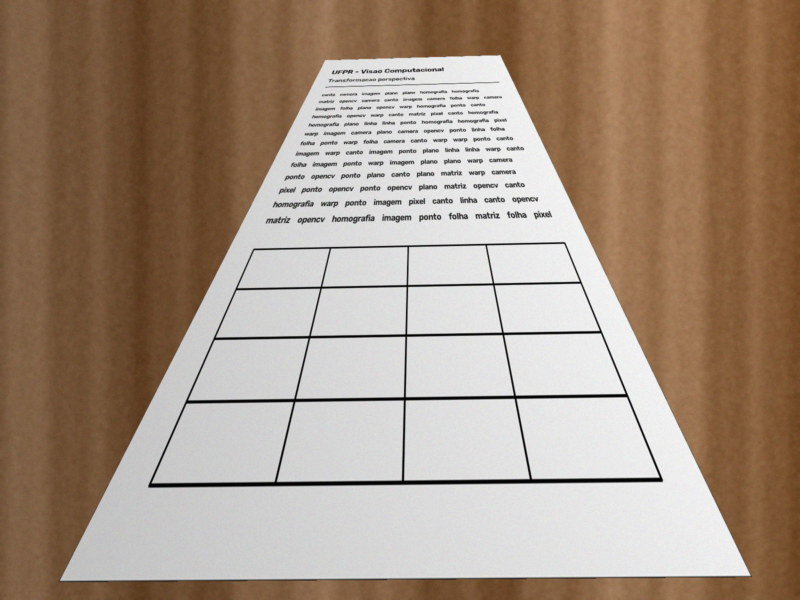
#> input picture dados/forte_perspectiva.jpg, 1600 x 1200 px (shown at 1/2 size)
$ python -i scanner.py   (imports and definitions only)
#> lines starting #> are read from the running program, lines starting #| are printed output that depends on the picture; after the words box and inside, x2 and y2 are one past the last pixel; in counts of white or black regions, pixels touching at a corner belong together
#> further down, picture is the input picture: shape (1200, 1600, 3); mean B, G, R 130.9, 147.5, 166.4
import argparse
import os

import cv2
import numpy as np

LARGURA_DETECCAO = 800


def ordenar_cantos(pts):
    pts = np.float32(pts).reshape(4, 2)
    # sup-esq tem menor x+y, inf-dir maior x+y; sup-dir tem menor y-x, inf-esq maior y-x
    soma = pts.sum(axis=1)
    dif = np.diff(pts, axis=1).ravel()
    return pts[[np.argmin(soma), np.argmin(dif), np.argmax(soma), np.argmax(dif)]]


def detectar_cantos(img, etapas=None, refinar=True):
#> called with refinar = True
    escala = LARGURA_DETECCAO / img.shape[1]
#> escala = 0.5
    peq = cv2.resize(img, None, fx=escala, fy=escala, interpolation=cv2.INTER_AREA)
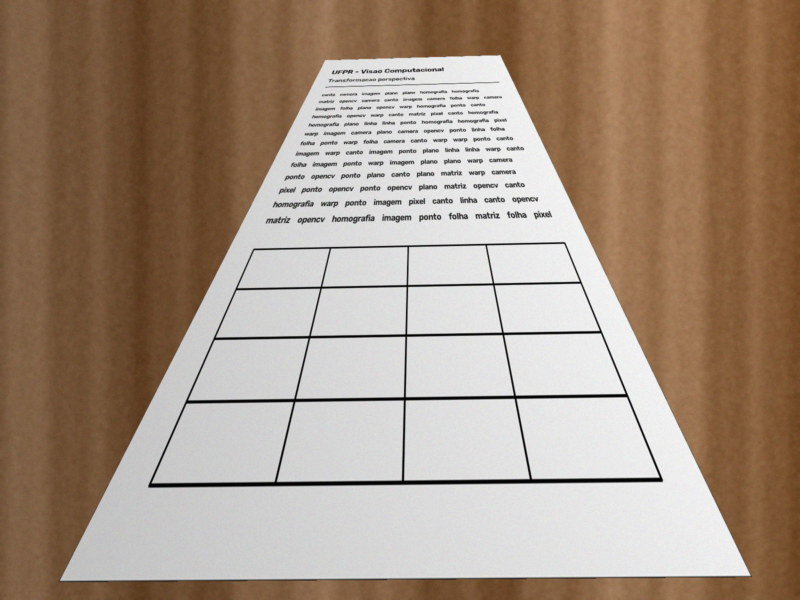
#> peq: shape (600, 800, 3); mean B, G, R 131.1, 147.7, 166.6

    cinza = cv2.GaussianBlur(cv2.cvtColor(peq, cv2.COLOR_BGR2GRAY), (5, 5), 0)
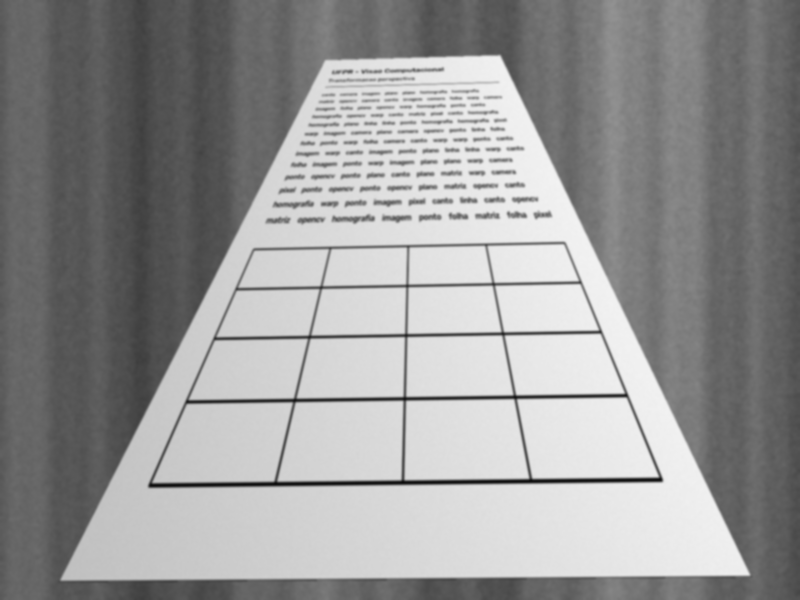
#> cinza: shape (600, 800); min 11, max 242, mean 151.4
    # fechamento apaga o texto escuro e deixa a folha como uma região clara uniforme
    kernel = cv2.getStructuringElement(cv2.MORPH_RECT, (9, 9))
    cinza = cv2.morphologyEx(cinza, cv2.MORPH_CLOSE, kernel, iterations=2)
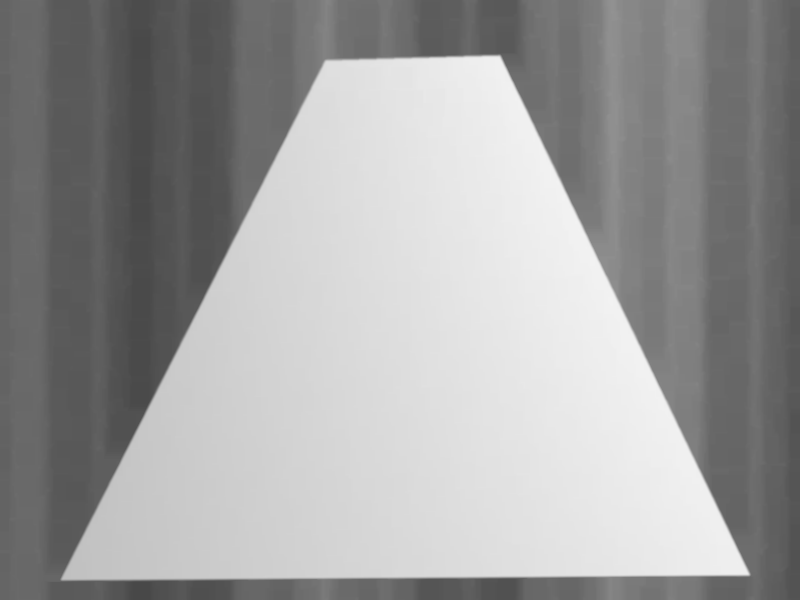
#> cinza: shape (600, 800); min 72, max 242, mean 158.4

    v = np.median(cinza)
#> v = 133
    bordas = cv2.Canny(cinza, int(0.66 * v), int(min(255, 1.33 * v)))
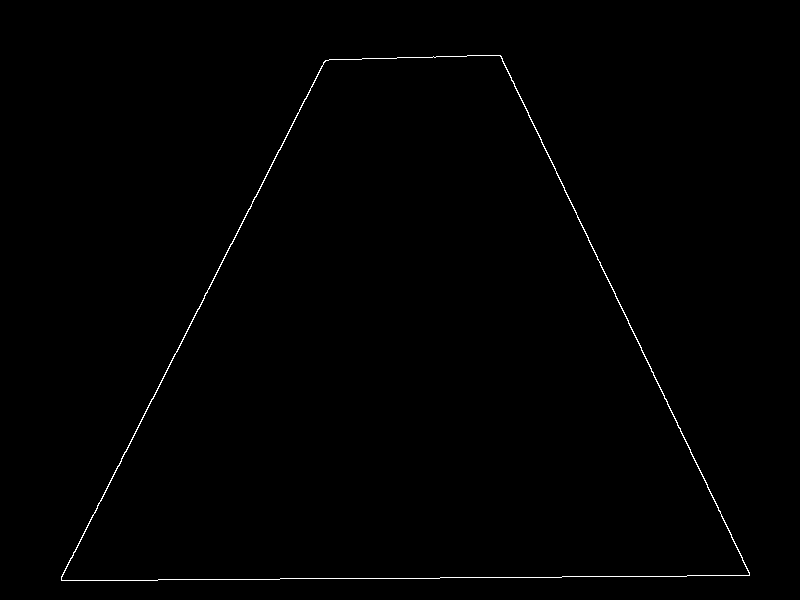
#> bordas: shape (600, 800); 0.5% white in thin lines or dots, all inside (x1, y1, x2, y2) = (61, 55, 750, 581)
    bordas = cv2.dilate(bordas, np.ones((3, 3), np.uint8))
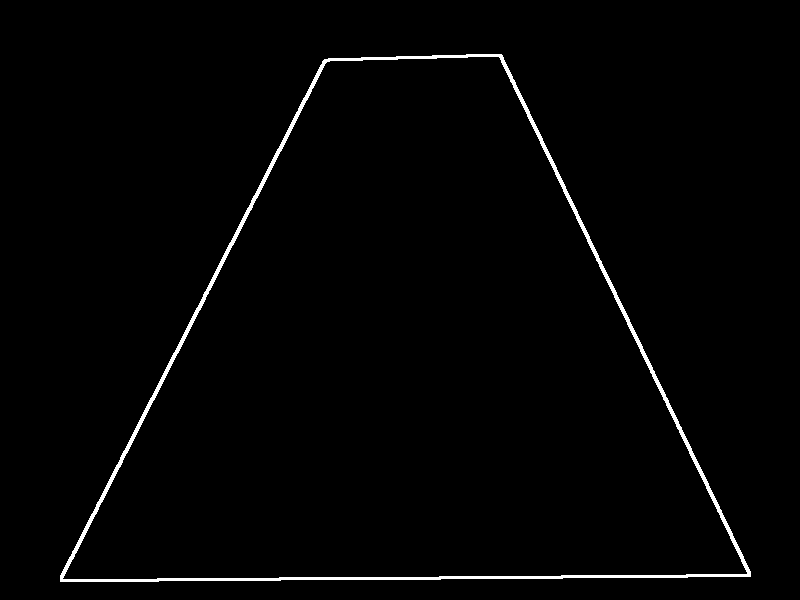
#> bordas: shape (600, 800); 1.5% white; 1 white region

    contornos, _ = cv2.findContours(bordas, cv2.RETR_LIST, cv2.CHAIN_APPROX_SIMPLE)
#> contornos = 2 contours; box (x1, y1, x2, y2) and area: (60, 54, 751, 582) 227876, (62, 56, 748, 580) 222518
    contornos = sorted(contornos, key=cv2.contourArea, reverse=True)[:10]

    quad = None
    for c in contornos:
        if cv2.contourArea(c) < 0.1 * cinza.size:
            break
        aprox = cv2.approxPolyDP(c, 0.02 * cv2.arcLength(c, True), True)
        if len(aprox) == 4 and cv2.isContourConvex(aprox):
            quad = aprox
            break
#> this loop made 1 pass
#> quad on pass 1: [[750, 571], [466, 54], [322, 61], [60, 581]]

    cantos = ordenar_cantos(quad) if quad is not None else cantos_por_retas(bordas)
#> in ordenar_cantos, `pts = np.float32(pts).reshape(4, 2)`: pts = [[750, 571], [466, 54], [322, 61], [60, 581]]
#> in ordenar_cantos, `soma = pts.sum(axis=1)`: soma = [1321, 520, 383, 641]
#> in ordenar_cantos, `dif = np.diff(pts, axis=1).ravel()`: dif = [-179, -412, -261, 521]
#> cantos = [[322, 61], [466, 54], [750, 571], [60, 581]]

    if etapas is not None:
        vis = peq.copy()
        if cantos is not None:
            cv2.polylines(vis, [np.int32(cantos)], True, (0, 255, 0), 3)
        etapas.update(cinza=cinza, bordas=bordas, contorno=vis)

    if cantos is None:
        return None
    cantos = cantos / escala
#> cantos = [[644, 122], [932, 108], [1500, 1142], [120, 1162]]
    return refinar_cantos(img, cantos) if refinar else cantos


def reta(x1, y1, x2, y2):
    return np.cross([x1, y1, 1.0], [x2, y2, 1.0])


# [22 lines left out: function cantos_por_retas, not called in this run]


def refinar_cantos(img, cantos, faixa=12):
#> called with cantos = array of shape (4, 2), faixa = 12
    cinza = cv2.GaussianBlur(cv2.cvtColor(img, cv2.COLOR_BGR2GRAY), (5, 5), 0)
#> cinza: shape (1200, 1600)
    cinza = cv2.morphologyEx(cinza, cv2.MORPH_CLOSE, np.ones((15, 15), np.uint8))
    ys, xs = np.nonzero(cv2.Canny(cinza, 30, 90))
#> ys = 4793 values from 110 to 1161; xs = 4793 values, max 1500 at index 3396, min 120 at index 4447, mean 813.7
    pts = np.float32(np.column_stack([xs, ys]))
#> pts = 4793 pairs, first value 120 to 1500, second value 110 to 1161

    retas = []
    for i in range(4):
        p, q = cantos[i], cantos[(i + 1) % 4]
        comp = np.linalg.norm(q - p)
        d = (q - p) / comp
        n = np.array([-d[1], d[0]])
        # pixels de borda perto do lado p-q, ignorando 10% em cada ponta (região dos cantos)
        t = (pts - p) @ d / comp
        perto = pts[(np.abs((pts - p) @ n) < faixa) & (t > 0.1) & (t < 0.9)]
        if len(perto) < 20:
            return cantos
        vx, vy, x0, y0 = cv2.fitLine(perto, cv2.DIST_HUBER, 0, 0.01, 0.01).ravel()
        # reta homogênea que passa por dois pontos = produto vetorial deles
        retas.append(reta(x0, y0, x0 + vx, y0 + vy))
#> this loop made 4 passes
#> (p, q, comp, d, n, vx, vy, x0) on passes 1 to 4: ([644, 122], [932, 108], 288.3, [0.999, -0.0486], [0.0486, 0.999], 1, -0.029, 826.9), ([932, 108], [1500, 1142], 1179.7, [0.481, 0.876], [-0.876, 0.481], 0.436, 0.9, 1410.2), ([1500, 1142], [120, 1162], 1380.1, [-1, 0.0145], [-0.0145, -1], 1, -0.00735, 810.5), ([120, 1162], [644, 122], 1164.5, [0.45, -0.893], [0.893, 0.45], 0.454, -0.891, 383.1)
#> after the loop, retas = [[0.029, 1, -138.5], [-0.9, 0.436, 849.7], [0.00732, 1, -1162], [0.891, 0.454, -633.6]]

    # canto i = interseção do lado i-1 com o lado i (produto vetorial das retas)
    novos = [np.cross(retas[i - 1], retas[i]) for i in range(4)]
#> novos = [[570.4, 105, 0.877], [909.7, 100, 0.912], [-1356, -1039.6, -0.903], [-105.7, -1030.5, -0.888]]
    novos = np.float32([x[:2] / x[2] for x in novos])
#> novos = [[650.1, 119.7], [997.1, 109.7], [1501.3, 1151], [119.1, 1161.1]]
    if np.abs(novos - cantos).max() > 0.1 * max(img.shape[:2]):
        return cantos
    return novos


# [84 lines left out: functions selecionar_cantos_manual, homografia_dlt, retificar, efeito_scanner, main, not called in this run]


# [2 lines not run here, left out]

>>> import cv2
>>> picture = cv2.imread('dados/forte_perspectiva.jpg')
>>> result = detectar_cantos(picture)
#> result has the same summary as novos in refinar_cantos

$ run again, on dados/inclinada_lateral.jpg
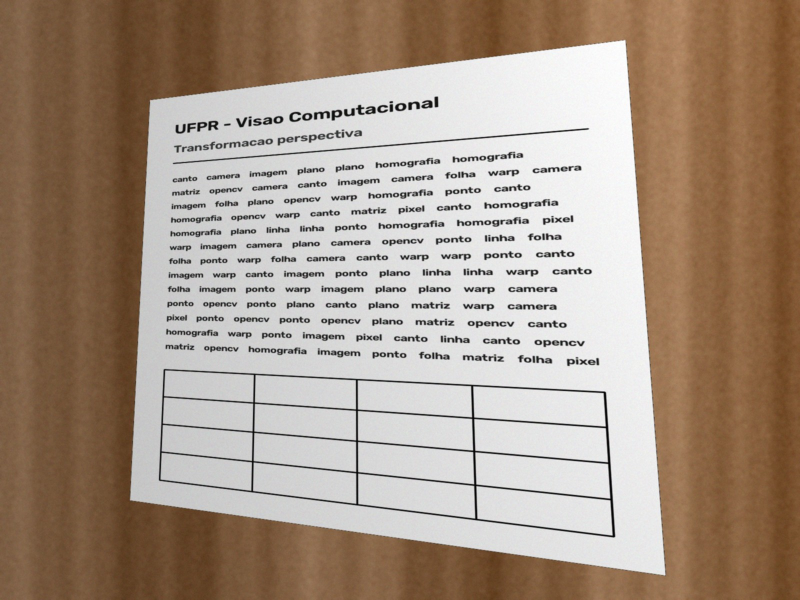
#> input picture dados/inclinada_lateral.jpg, 1600 x 1200 px (shown at 1/2 size)
#> picture is the input picture: shape (1200, 1600, 3); mean B, G, R 133.5, 149.3, 167.3
#> in detectar_cantos, `cinza = cv2.morphologyEx(cinza, cv2.MORPH_CLOSE, kernel, iterations=2)`:
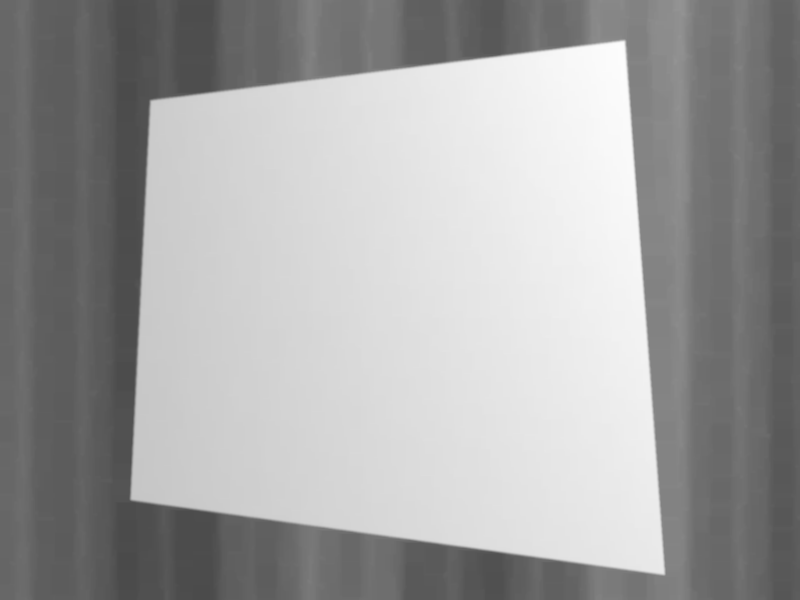
#> cinza: shape (600, 800); min 74, max 253, mean 161.9
#> v = 140
#> in detectar_cantos, `bordas = cv2.dilate(bordas, np.ones((3, 3), np.uint8))`:
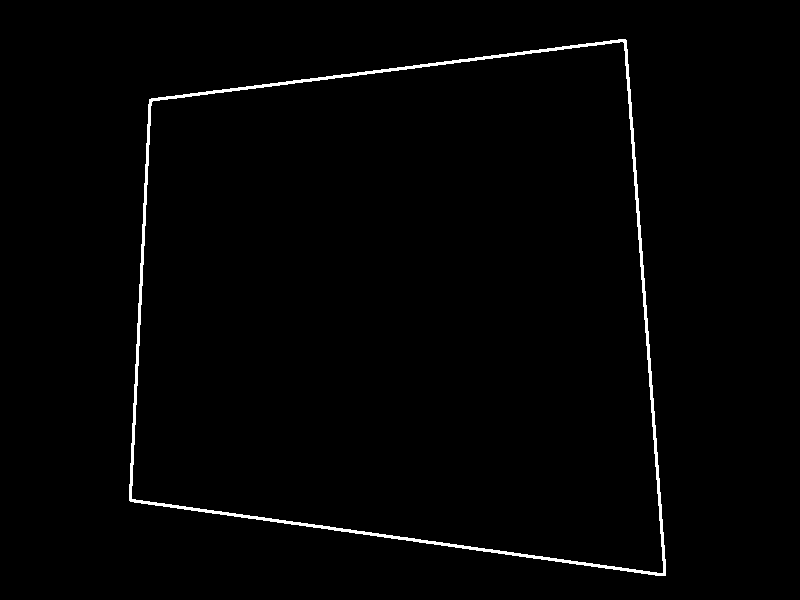
#> bordas: shape (600, 800); 1.3% white; 1 white region
#> contornos = 2 contours; box (x1, y1, x2, y2) and area: (129, 39, 666, 576) 238170, (131, 41, 664, 574) 233896
#> the loop in detectar_cantos, `for c in contornos:` made 1 pass
#> quad on pass 1: [[626, 40], [149, 99], [129, 500], [665, 575]]
#> in ordenar_cantos, `pts = np.float32(pts).reshape(4, 2)`: pts = [[626, 40], [149, 99], [129, 500], [665, 575]]
#> soma = [666, 248, 629, 1240]
#> dif = [-586, -50, 371, -90]
#> in detectar_cantos, `cantos = ordenar_cantos(quad) if quad is not None else cantos_por_reta..`: cantos = [[149, 99], [626, 40], [665, 575], [129, 500]]
#> in detectar_cantos, `cantos = cantos / escala`: cantos = [[298, 198], [1252, 80], [1330, 1150], [258, 1000]]
#> ys = 4110 values from 80 to 1150; xs = 4110 values, max 1330 at index 4064, min 260 at index 2866, mean 814.8
#> in refinar_cantos, `pts = np.float32(np.column_stack([xs, ys]))`: pts = 4110 pairs, first value 260 to 1330, second value 80 to 1150
#> the loop in refinar_cantos, `for i in range(4):` made 4 passes
#> (p, q, comp, d, n, vx, vy, x0) on passes 1 to 4: ([298, 198], [1252, 80], 961.3, [0.992, -0.123], [0.123, 0.992], 0.992, -0.125, 775), ([1252, 80], [1330, 1150], 1072.8, [0.0727, 0.997], [-0.997, 0.0727], 0.0741, 0.997, 1290.3), ([1330, 1150], [258, 1000], 1082.4, [-0.99, -0.139], [0.139, -0.99], 0.99, 0.139, 794), ([258, 1000], [298, 198], 803, [0.0498, -0.999], [0.999, 0.0498], 0.0499, -0.999, 279.9)
#> after the loop in refinar_cantos, `for i in range(4):`: retas = [[0.125, 0.992, -236.1], [-0.997, 0.0741, 1241.1], [-0.139, 0.99, -954.1], [0.999, 0.0499, -309.5]]
#> in refinar_cantos, `novos = [np.cross(retas[i - 1], retas[i]) for i in range(4)]`: novos = [[295.3, 197, 0.985], [1248.8, 79.77, 0.999], [-1299.8, -1124.1, -0.977], [-258.8, -996, -0.996]]
#> in refinar_cantos, `novos = np.float32([x[:2] / x[2] for x in novos])`: novos = [[299.9, 200.1], [1250.5, 79.88], [1330, 1150.2], [259.9, 999.9]]
#> result has the same summary as novos in refinar_cantos

$ run again, on dados/rotacionada.jpg
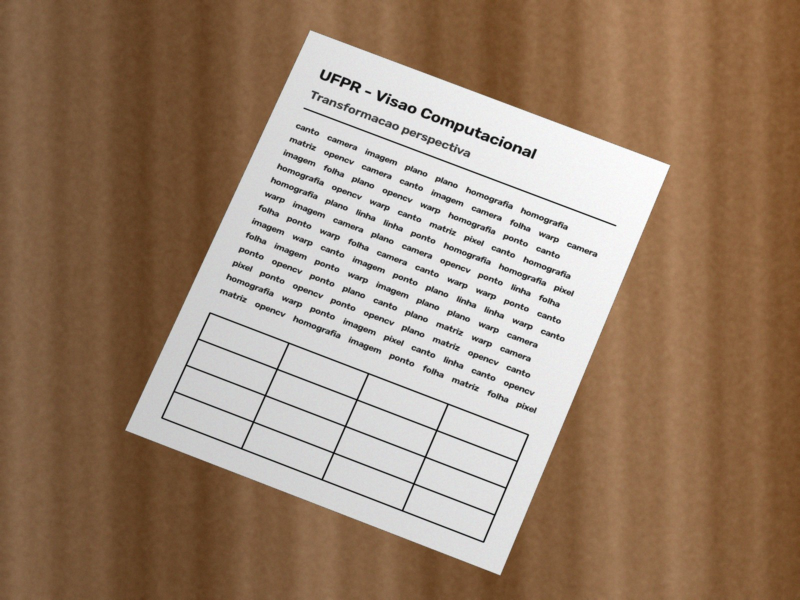
#> input picture dados/rotacionada.jpg, 1600 x 1200 px (shown at 1/2 size)
#> picture is the input picture: shape (1200, 1600, 3); mean B, G, R 114.2, 134, 156.7
#> in detectar_cantos, `cinza = cv2.morphologyEx(cinza, cv2.MORPH_CLOSE, kernel, iterations=2)`:
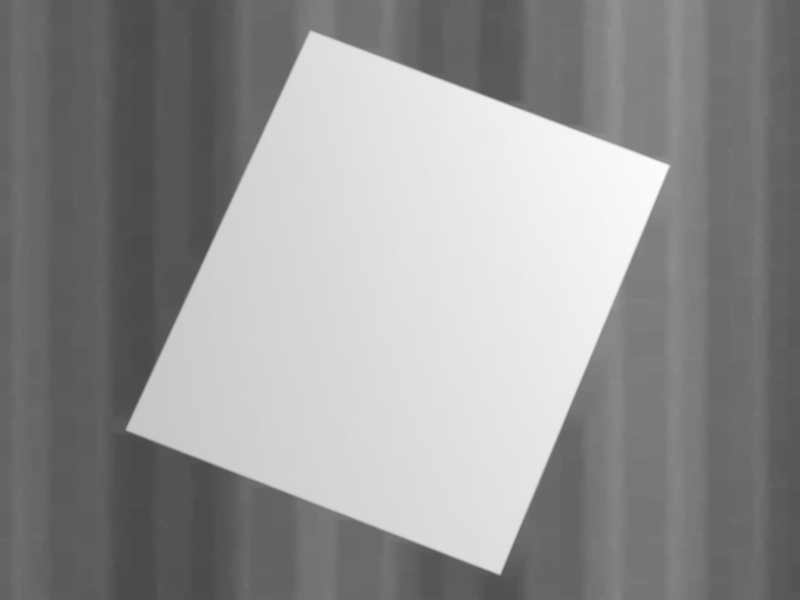
#> cinza: shape (600, 800); min 74, max 252, mean 146.2
#> v = 117
#> in detectar_cantos, `bordas = cv2.dilate(bordas, np.ones((3, 3), np.uint8))`:
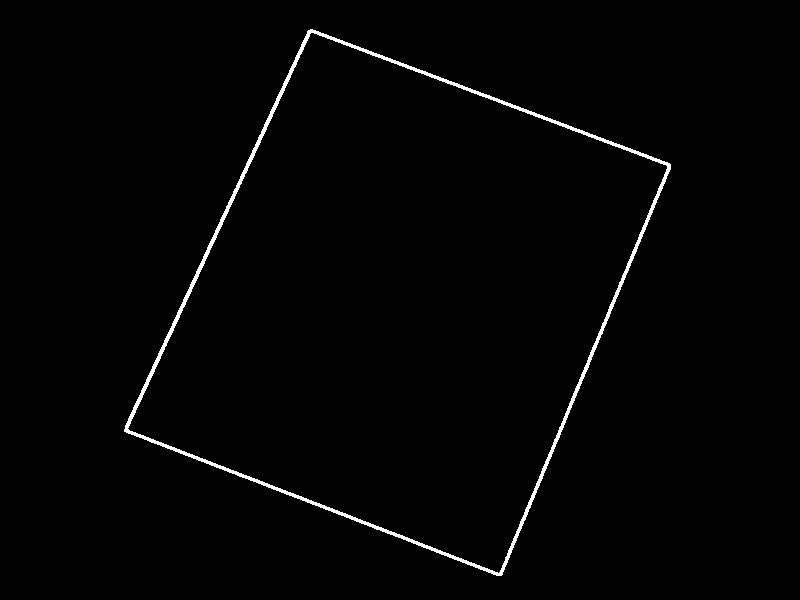
#> bordas: shape (600, 800); 1.3% white; 1 white region
#> contornos = 2 contours; box (x1, y1, x2, y2) and area: (124, 29, 671, 576) 176000, (127, 32, 668, 574) 171428
#> the loop in detectar_cantos, `for c in contornos:` made 1 pass
#> quad on pass 1: [[310, 29], [124, 431], [501, 575], [670, 164]]
#> in ordenar_cantos, `pts = np.float32(pts).reshape(4, 2)`: pts = [[310, 29], [124, 431], [501, 575], [670, 164]]
#> soma = [339, 555, 1076, 834]
#> dif = [-281, 307, 74, -506]
#> in detectar_cantos, `cantos = ordenar_cantos(quad) if quad is not None else cantos_por_reta..`: cantos = [[310, 29], [670, 164], [501, 575], [124, 431]]
#> in detectar_cantos, `cantos = cantos / escala`: cantos = [[620, 58], [1340, 328], [1002, 1150], [248, 862]]
#> ys = 3599 values from 60 to 1150; xs = 3599 values, max 1339 at index 1100, min 250 at index 2453, mean 783.5
#> in refinar_cantos, `pts = np.float32(np.column_stack([xs, ys]))`: pts = 3599 pairs, first value 250 to 1339, second value 60 to 1150
#> the loop in refinar_cantos, `for i in range(4):` made 4 passes
#> (p, q, comp, n, vx, vy, x0, y0) on passes 1, 4: ([620, 58], [1340, 328], 769, [-0.351, 0.936], 0.936, 0.351, 968.6, 190.6), ([248, 862], [620, 58], 885.9, [0.908, 0.42], 0.42, -0.908, 434.9, 459.9)
#> after the loop in refinar_cantos, `for i in range(4):`: retas = [[-0.351, 0.936, 161.6], [0.924, 0.383, -1364.2], [-0.361, 0.933, -712.2], [0.908, 0.42, -587.8]]
#> in refinar_cantos, `novos = [np.cross(retas[i - 1], retas[i]) for i in range(4)]`: novos = [[618.3, 59.73, 0.997], [-1339.2, -329.7, -0.999], [999.8, 1149.8, 1], [-249.2, -858.3, -0.998]]
#> in refinar_cantos, `novos = np.float32([x[:2] / x[2] for x in novos])`: novos = [[620, 59.89], [1340, 329.9], [1000.1, 1150.1], [249.7, 860.1]]
#> result has the same summary as novos in refinar_cantos
